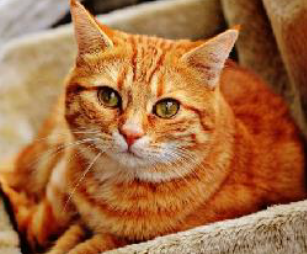
#> input picture Python_기초/img/lec03_test1.png, 307 x 254 px, found by its file name; the run also reads 2 pictures not shown here
$ jupyter execute --allow-errors lec03.ipynb
#> lines starting #> are read from the running program, lines starting #| are printed output that depends on the picture; after the words box and inside, x2 and y2 are one past the last pixel; in counts of white or black regions, pixels touching at a corner belong together
<a href="https://colab.research.google.com/github/SHsix/Embedded_System/blob/master/Python_%EA%B8%B0%EC%B4%88/lec03.ipynb" target="_parent"></a>

# OPENCV 기초
#### - IMAGE 불러오기
#### - 이 방법은 Colab에서 사용하는 이미지 불러오는 방법 (다른 환경에서 진행할 필요는 없습니다)

[cell 1]
import cv2
import matplotlib.pyplot as plt   # Colab에서는 윈도우 창을 띄울 수 없기 때문에 사용하는 API
import numpy as np
from google.colab import files

[cell 2]
uploaded = files.upload()
#> the answer given: lec03_test1.png

#Open CV의 기본 함수

### cv2.imread(file_name, FLAG)
---
>FLAG - 이미지를 읽는 방법 설정
>*   cv2.IMREAD_COLOR : 이미지를 Color로 읽고, 투명한 부분은 무시
>*   cv2.IMREAD_GRAYSCALE : 이미지를 Grayscale로 읽기
>*   반환값: Numpy 객체(행, 열, 색상 : 기본 BGR)

### cv2.cvtColor(image, FLAG)
---
> image : 이미지 객체
> FLAG
>* cv2.COLOR_BGR2GRAY : 이미지를 BGR에서 GRAY로 변경
>* cv2.COLOR_BGR2HSV : 이미지를 BGR에서 HSV로 변경
>
>여러가지 FLAG가 있음

### cv2.imshow(Window_title, image)
---
> Window_title : 윈도우 창 이름
> image : 출력할 이미지 객체

### cv2.imwrite(FILE_NAME, image)
---
> FILE_NAME : 저장할 파일 이름
> image : 저장할 이미지 객체

### cv2.waitKey(TIME)
---
> TIME : 키보드 입력 대기 시간( 0 : 무한대기)
> 반환 - 사용자가 입력한 Ascii Code

[cell 3]
img = cv2.imread('lec03_test1.png', cv2.IMREAD_COLOR)
#> img is the input picture: shape (254, 307, 3); mean B, G, R 64.8, 108.7, 165.7
plt.imshow(cv2.cvtColor(img, cv2.COLOR_BGR2RGB))
plt.show()

Gray_img = cv2.cvtColor(img, cv2.COLOR_BGR2GRAY)
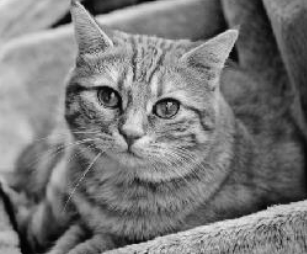
#> Gray_img: shape (254, 307); min 0, max 239, mean 120.8
plt.imshow(cv2.cvtColor(Gray_img,cv2.COLOR_GRAY2RGB))
plt.show()

## 참고 : 일반 OpenCV 이미지 불러오는 방법

# 이미지 픽셀 별 연산
#### ROI 특정 관심 있는 영역을 추출할 수 있습니다.
#### 각각의 픽셀을 이용하여 Color data를 수정 및 변환할 수 있습니다.
#### img[0][0][0] - 0, 0 픽셀의 색 B 값을 의미 (OpenCV에서는 색을 BGR 순서로 인식)

[cell 4]
uploaded = files.upload()
#> the answer given: lec03_test2.png

[cell 5]
img_2 = cv2.imread('lec03_test2.png')
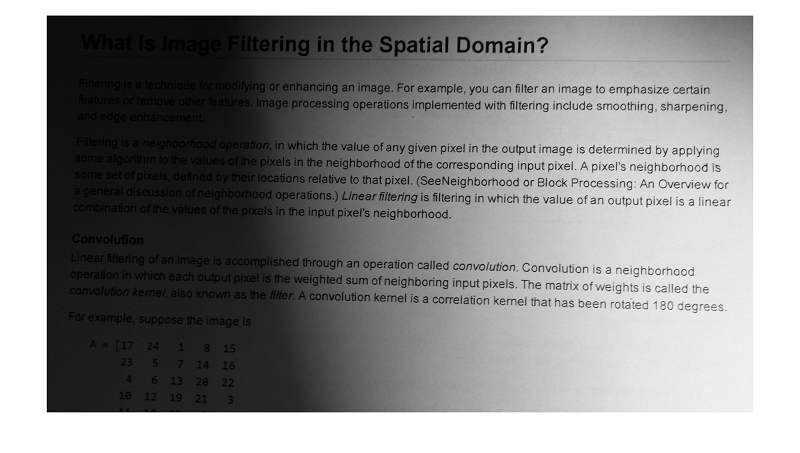
#> input picture Python_기초/img/lec03/lec03_test2.png, 800 x 453 px, found by its file name
#> img_2 is the input picture: shape (453, 800, 3); min 0, max 255, mean 142.6

# Numpy Slicing : ROI 처리
logo = img_2[70:180, 80:200]
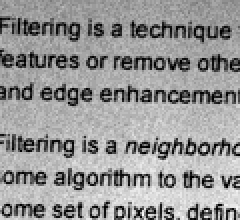
#> logo: shape (110, 120, 3) (shown 2 times larger); min 0, max 23, mean 13.7; drawn with min black and max white
plt.imshow(cv2.cvtColor(logo, cv2.COLOR_BGR2RGB))
plt.show()


height, width = logo.shape[:2]
#> height = 110; width = 120
gray_logo = np.zeros((height, width, 1)).astype(np.uint8)

for j in range(height):
  for i in range(width):
    gray_logo[j][i] = int(logo[j][i].sum()/3)


plt.imshow(cv2.cvtColor(np.squeeze(gray_logo), cv2.COLOR_BGR2RGB))
plt.show()

img_2[70:180, 80:200] = gray_logo
plt.imshow(cv2.cvtColor(img_2, cv2.COLOR_BGR2RGB))
plt.show()

# 임계점 처리 함수
cv2.threshold(src, thresh, maxval, type[, dst])

---

- src : 이미지 파일 single - channel(Gray Scale)
- thresh : 임계 값
- maxval : 임계 값 이상인 경우 적용할 값
- type: 임계점을 처리하는 방식
>* cv2.THRESH_BINARY
>* cv2.THRESH_BINARY_INV
>* cv2.THRESH_TRUNC
>* cv2.THRESH_TOZERO
>* cv2.THRESH_TOZERO_INV

[cell 6]
uploaded = files.upload()
#> the answer given: lec03_test3.jpg

[cell 7]
img_3 = cv2.imread('lec03_test3.jpg')
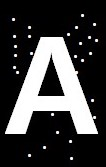
#> input picture Python_기초/img/lec03/lec03_test3.jpg, 106 x 167 px, found by its file name
#> img_3 is the input picture: shape (167, 106, 3); mean B, G, R 62.3, 61.9, 62.2
img_3 = cv2.cvtColor(img_3, cv2.COLOR_BGR2GRAY)
#> img_3: shape (167, 106)

images = []
ret, thres1 = cv2.threshold(img_3, 127, 255, cv2.THRESH_BINARY)
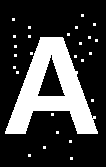
#> thres1: shape (167, 106); 24.5% white; 27 white regions (26 under 20 px), largest, box (x1, y1, x2, y2) and area: (5, 37, 98, 134) 4105
ret, thres2 = cv2.threshold(img_3, 127, 255, cv2.THRESH_BINARY_INV)
ret, thres3 = cv2.threshold(img_3, 127, 255, cv2.THRESH_TRUNC)
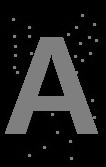
#> thres3: shape (167, 106); min 0, max 127, mean 32.2
ret, thres4 = cv2.threshold(img_3, 127, 255, cv2.THRESH_TOZERO)
ret, thres5 = cv2.threshold(img_3, 127, 255, cv2.THRESH_TOZERO_INV)
images.append(thres1)
images.append(thres2)
images.append(thres3)
images.append(thres4)
images.append(thres5)

for i in images:
  plt.imshow(cv2.cvtColor(i, cv2.COLOR_GRAY2RGB))
  plt.show()
#> this loop made 5 passes

# 적응 임계점 처리 함수
cv2.adaptiveThreshold(src, maxValue, adaptiveMethod, thresholdType, blockSize, C[, dst])

하나의 이미지에 다수의 조명 상태가 존재하는 경우 적용하면 좋습니다.

---

- src : 이미지 파일 single - channel(Gray Scale)
- maxvalue: 임계 값을 넘었을 때 적용할 값

- adaptive_method: 임계 값을 결정하는 계산 방법

>1)ADAPTIVE_THRESH_MEAN_C : 지정 Block 내 픽셀의 평균 값에서 C 값을 뺀 값을 문턱 값으로 함

>2)ADAPTIVE_THRESH_GAUSSIAN_C : 지정 Block 내 픽셀의 Gaussian 윈도우 가중치의 합에서 C 값을 뺀 값을 문턱 값으로 함

- type: 임계점을 처리하는 방식

- block_size: 임계 값을 적용할 영역의 크기

- C: 평균이나 가중 평균에서 차감할 값

Adaptive Threshold를 이용하면, 전체 픽셀을 기준으로 임계 값을 적용하지 않습니다.

[cell 8]
uploaded = files.upload()
#> the answer given: lec03_test4.png

[cell 9]
img_4 = cv2.imread('lec03_test4.png')
img_4 = cv2.cvtColor(img_4, cv2.COLOR_BGR2GRAY)
ret, img_4_basic = cv2.threshold(img_4, 127, 255, cv2.THRESH_BINARY)
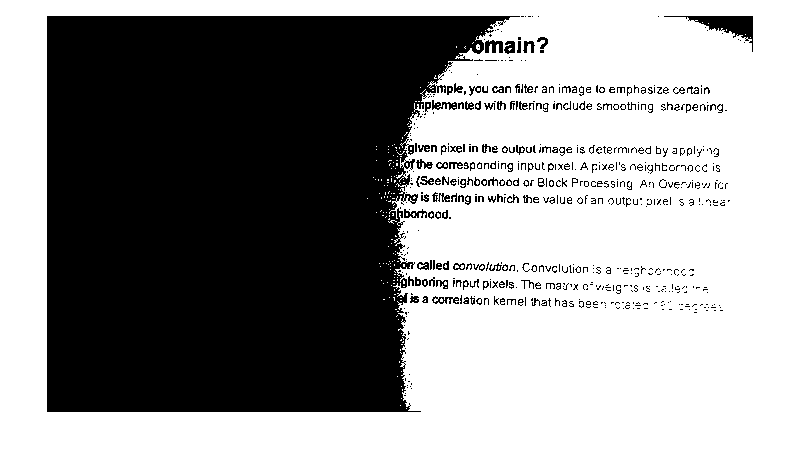
#> img_4_basic: shape (453, 800); 57.2% white; 603 black regions (451 under 20 px), largest, box (x1, y1, x2, y2) and area: (47, 16, 520, 412) 146305, (664, 16, 753, 52) 946, (485, 40, 503, 53) 164
plt.imshow(cv2.cvtColor(img_4, cv2.COLOR_GRAY2RGB))
plt.show()
plt.imshow(cv2.cvtColor(img_4_basic, cv2.COLOR_GRAY2RGB))
plt.show()

[cell 10]
img_4_mean = cv2.adaptiveThreshold(img_4, 255, cv2.ADAPTIVE_THRESH_MEAN_C, cv2.THRESH_BINARY, 21, 5)
#> img_4_mean: shape (453, 800); 86.3% white; 1386 black regions (723 under 20 px), largest, box (x1, y1, x2, y2) and area: (47, 15, 753, 413) 19183, (519, 59, 730, 63) 321, (81, 34, 101, 49) 156
img_4_gaussian = cv2.adaptiveThreshold(img_4, 255, cv2.ADAPTIVE_THRESH_GAUSSIAN_C, cv2.THRESH_BINARY, 21, 5)
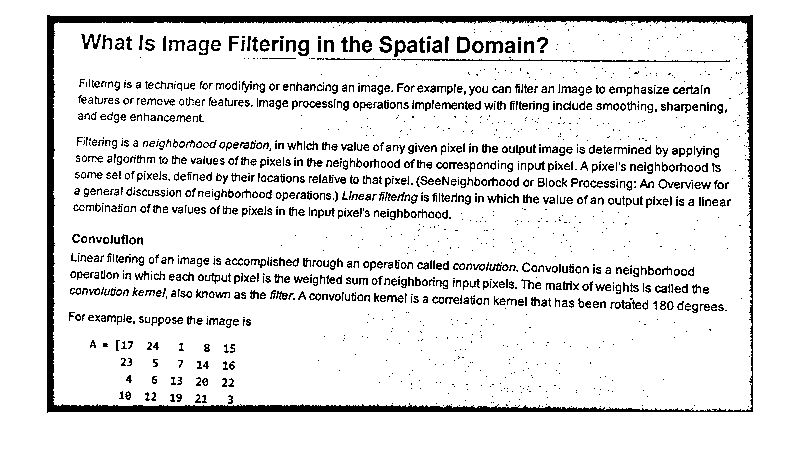
#> img_4_gaussian: shape (453, 800); 89.2% white; 1563 black regions (863 under 20 px), largest, box (x1, y1, x2, y2) and area: (47, 15, 753, 413) 12207, (401, 59, 730, 63) 441, (81, 34, 101, 49) 131

plt.imshow(cv2.cvtColor(img_4_mean, cv2.COLOR_GRAY2RGB))
plt.show()

plt.imshow(cv2.cvtColor(img_4_gaussian, cv2.COLOR_GRAY2RGB))
plt.show()

# 이미지 Erosion과 Dilation
---
- 이미지 Erosion
- 이미지 Dilation
- Opening, Closing
---
### Erosion 이해를 위한 Figure

[cell 11]
uploaded = files.upload()
#> the answer given: lec03_test5.png

[cell 12]
img_5 = cv2.imread('lec03_test5.png')
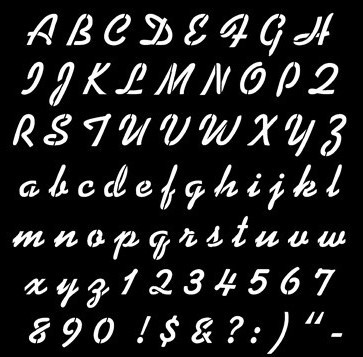
#> input picture Python_기초/img/lec03/lec03_test5.png, 363 x 357 px, found by its file name
#> img_5 is the input picture: shape (357, 363, 3); min 0, max 255, mean 35.7

kernel = np.ones((3,3), np.uint8)

erosion = cv2.erode(img_5, kernel, iterations = 1)
dilation = cv2.dilate(img_5, kernel, iterations = 1)

plt.imshow(cv2.cvtColor(img_5, cv2.COLOR_BGR2RGB))
plt.show()

plt.imshow(cv2.cvtColor(erosion, cv2.COLOR_BGR2RGB))
plt.show()

plt.imshow(cv2.cvtColor(dilation, cv2.COLOR_BGR2RGB))
plt.show()

# Opening, Closing
cv2.morphologyEx(src, operation, kernel)

---
src : 이미지 파일

operation : 이미지 변형 종류

- cv2.MORPH_OPEN : Opening을 수행
- cv2.MORPH_CLOSE : Closing을 수행
- cv2.MORPH_GRADIENT : Dilation과 Erosion 이미지의 차이를 나타냄
- cv2.MORPH_TOPHAT : 원본 이미지와 Opening한 이미지의 차이를 나타냄
- cv2.MORPH_BLACKHAT : 원본 이미지와 Closing한 이미지의 차이를 나타냄

kernel : 적용할 메트릭스

---

#### Opening

- Erosion 수행 후 Dilation 진행

####Closing

- Dilation 수행 후 Erosion 진행

[cell 13]
uploaded = files.upload()
#> the answer given: lec03_test6.png
uploaded = files.upload()
#> the answer given: lec03_test6.png

[cell 14]
kernel3 = np.ones((3, 3), np.uint8)
kernel5 = np.ones((5, 5), np.uint8)
# Opening
img_6 = cv2.imread('lec03_test6.png')
opening3 = cv2.morphologyEx(img_6, cv2.MORPH_OPEN, kernel3)
opening5 = cv2.morphologyEx(img_6, cv2.MORPH_OPEN, kernel5)
#opening3 = cv2.morphologyEx(img_6, cv2.MORPH_OPEN, (3, 3))
#opening5 = cv2.morphologyEx(img_6, cv2.MORPH_OPEN, (5, 5))


plt.imshow(cv2.cvtColor(img_6, cv2.COLOR_BGR2RGB))
plt.show()

plt.imshow(cv2.cvtColor(opening3, cv2.COLOR_BGR2RGB))
plt.show()

plt.imshow(cv2.cvtColor(opening5, cv2.COLOR_BGR2RGB))
plt.show()
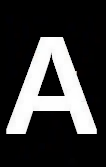
#> shown: shape (167, 106, 3); mean R, G, B 57.9, 57.7, 58.1

[cell 15]
# Closing
img_7 = cv2.imread('lec03_test7.png')
#> (the rest of this cell did not finish here and is left out)

#컨볼루션 & Filtering

 - 이미지에 커널을 적용하여 이미지를 흐리게(Blurring = Smoothing)처리할 수 있습니다.

 - 노이즈 및 손상을 줄일 수 있습니다.

 - OpenCV에서는 filter2D 함수를 제공하기 때문에 커널만 정의해주면 쉽게 계산을 할 수 있습니다.

[cell 16]
uploaded = files.upload()
#> the answer given: lec03_test6.png

[cell 17]
img_8 = cv2.imread('lec03_test8.png')


kernel = np.ones((3,3), np.float32)/9
#> (the rest of this cell did not finish here and is left out)

[cell 18]
M = np.array([[-1, -1, -1],
              [-1, 9, -1],
              [-1, -1, -1]])

#> (the rest of this cell did not finish here and is left out)

[cell 19]
uploaded = files.upload()
#> the answer given: lec03_test6.png
